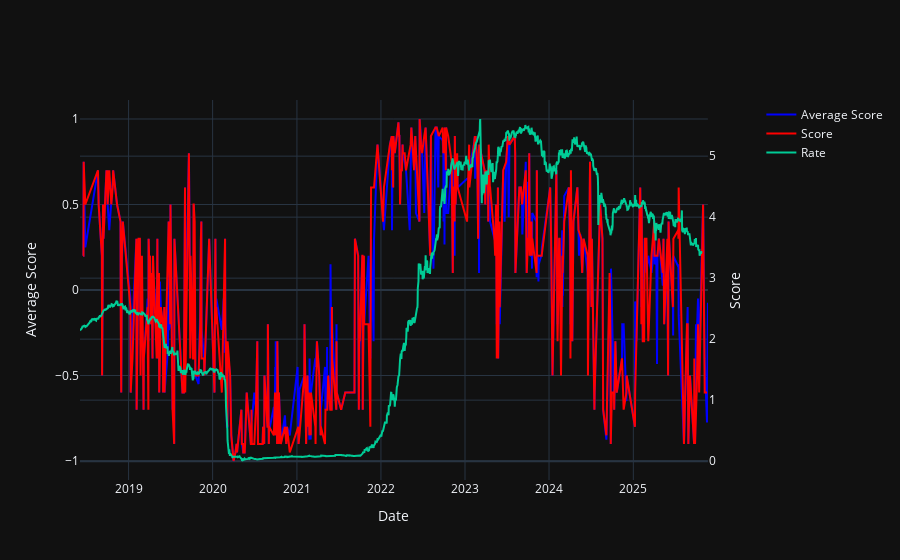

Source (notebook cell):
### Code cell
import plotly.graph_objects as go
from plotly.subplots import make_subplots

# Create figure with a secondary Y-axis
fig = make_subplots(specs=[[{"secondary_y": True}]])

# ---- First trace (left Y-axis) ----
fig.add_trace(
    go.Scatter(
        x=list(average_curve.keys()),
        y=list(average_curve.values()),
        name="Average Score",
        line=dict(color="blue")
    ),
    secondary_y=False
)

# ---- Second trace (right Y-axis) ----
fig.add_trace(
    go.Scatter(
        x=list(curve.keys()),
        y=list(curve.values()),
        name="Score",
        line=dict(color="red")
    ),
    secondary_y=False
)

# ---- Second trace (right Y-axis) ----
fig.add_trace(
    go.Scatter(
        x=list(rate_dict.keys()),
        y=list(rate_dict.values()),
        name="Rate",
    ),
    secondary_y=True
)



# Add axis titles
fig.update_layout(
    xaxis_title="Date"
)

fig.update_yaxes(title_text="Average Score", secondary_y=False)
fig.update_yaxes(title_text="Score", secondary_y=True)

fig.show()

### Figure 1 — Plotly figure (JSON) as saved in the notebook; plotly's stock layout.template omitted (floating-point values rounded to 4 significant figures; data arrays with more than 128 entries replaced by an {"elided": "..."} marker saying what was removed)
{"data": [{"line": {"color": "blue"}, "name": "Average Score", "x": {"elided": "471 str values"}, "y": {"elided": "471 float values"}, "type": "scatter", "xaxis": "x", "yaxis": "y"}, {"line": {"color": "red"}, "name": "Score", "x": {"elided": "423 str values"}, "y": {"elided": "423 float values"}, "type": "scatter", "xaxis": "x", "yaxis": "y"}, {"name": "Rate", "x": {"elided": "1841 str values"}, "y": {"elided": "1841 float values"}, "type": "scatter", "xaxis": "x", "yaxis": "y2"}], "layout": {"xaxis": {"anchor": "y", "domain": [0.0, 0.94], "title": {"text": "Date"}}, "yaxis": {"anchor": "x", "domain": [0.0, 1.0], "title": {"text": "Average Score"}}, "yaxis2": {"anchor": "x", "overlaying": "y", "side": "right", "title": {"text": "Score"}}}}
